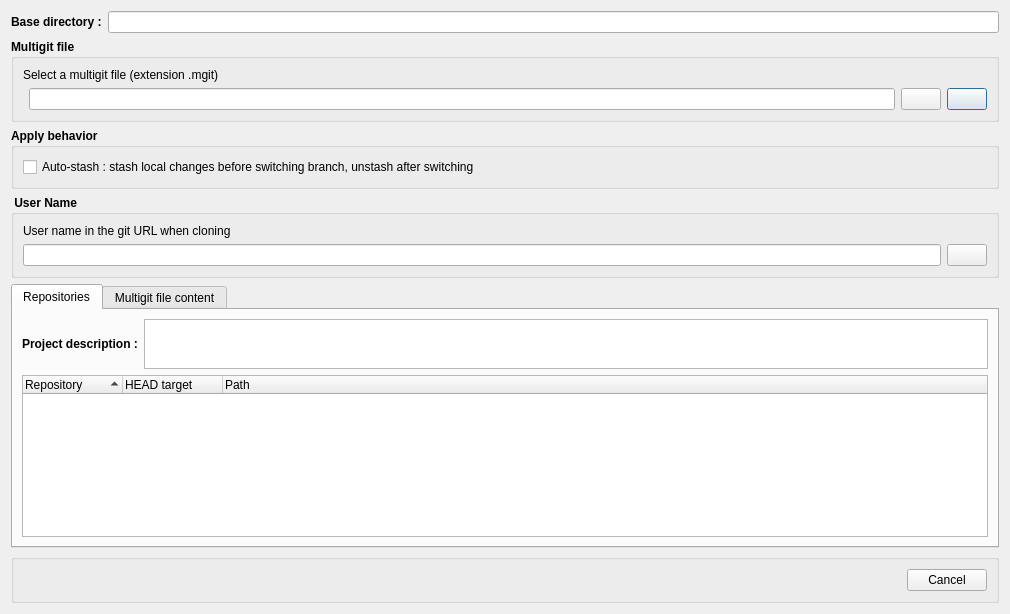
<?xml version="1.0" encoding="UTF-8"?>
<ui version="4.0">
 <class>ApplyMgitFile</class>
 <widget class="QDialog" name="ApplyMgitFile">
  <property name="geometry">
   <rect>
    <x>0</x>
    <y>0</y>
    <width>1010</width>
    <height>614</height>
   </rect>
  </property>
  <property name="windowTitle">
   <string>Apply Multigit File</string>
  </property>
  <layout class="QVBoxLayout" name="verticalLayout_4">
   <item>
    <layout class="QHBoxLayout" name="horizontalLayout_3">
     <item>
      <widget class="QLabel" name="label_2">
       <property name="sizePolicy">
        <sizepolicy hsizetype="Preferred" vsizetype="Preferred">
         <horstretch>0</horstretch>
         <verstretch>1</verstretch>
        </sizepolicy>
       </property>
       <property name="font">
        <font>
         <bold>true</bold>
        </font>
       </property>
       <property name="text">
        <string>Base directory :</string>
       </property>
      </widget>
     </item>
     <item>
      <widget class="QLineEdit" name="lineEditDestDir">
       <property name="sizePolicy">
        <sizepolicy hsizetype="Expanding" vsizetype="Preferred">
         <horstretch>10</horstretch>
         <verstretch>0</verstretch>
        </sizepolicy>
       </property>
       <property name="font">
        <font>
         <bold>false</bold>
        </font>
       </property>
       <property name="readOnly">
        <bool>true</bool>
       </property>
      </widget>
     </item>
    </layout>
   </item>
   <item>
    <widget class="QGroupBox" name="groupBox">
     <property name="sizePolicy">
      <sizepolicy hsizetype="Preferred" vsizetype="Fixed">
       <horstretch>0</horstretch>
       <verstretch>1</verstretch>
      </sizepolicy>
     </property>
     <property name="font">
      <font>
       <bold>true</bold>
      </font>
     </property>
     <property name="title">
      <string>Multigit file</string>
     </property>
     <property name="flat">
      <bool>false</bool>
     </property>
     <property name="checkable">
      <bool>false</bool>
     </property>
     <layout class="QGridLayout" name="gridLayout">
      <item row="0" column="0" colspan="4">
       <widget class="QLabel" name="label">
        <property name="font">
         <font>
          <bold>false</bold>
         </font>
        </property>
        <property name="text">
         <string>Select a multigit file (extension .mgit)</string>
        </property>
       </widget>
      </item>
      <item row="1" column="3">
       <widget class="QPushButton" name="pushButtonChooseMgitFile">
        <property name="sizePolicy">
         <sizepolicy hsizetype="Fixed" vsizetype="Fixed">
          <horstretch>1</horstretch>
          <verstretch>0</verstretch>
         </sizepolicy>
        </property>
        <property name="minimumSize">
         <size>
          <width>24</width>
          <height>0</height>
         </size>
        </property>
        <property name="font">
         <font>
          <bold>false</bold>
         </font>
        </property>
        <property name="toolTip">
         <string>Choose multigit file</string>
        </property>
        <property name="text">
         <string/>
        </property>
        <property name="icon">
         <iconset resource="../../images/multigit_resources.qrc">
          <normaloff>:/img/icons8-open-folder-64.png</normaloff>:/img/icons8-open-folder-64.png</iconset>
        </property>
       </widget>
      </item>
      <item row="1" column="1">
       <widget class="QLineEdit" name="lineEditMgitFile">
        <property name="sizePolicy">
         <sizepolicy hsizetype="Expanding" vsizetype="Expanding">
          <horstretch>10</horstretch>
          <verstretch>0</verstretch>
         </sizepolicy>
        </property>
        <property name="font">
         <font>
          <bold>false</bold>
         </font>
        </property>
       </widget>
      </item>
      <item row="1" column="2">
       <widget class="MgButtonHistory" name="historyButtonMgitFile">
        <property name="toolTip">
         <string>Select recent multigit file</string>
        </property>
        <property name="text">
         <string/>
        </property>
        <property name="icon">
         <iconset resource="../../images/multigit_resources.qrc">
          <normaloff>:/img/icons8-history-64.png</normaloff>:/img/icons8-history-64.png</iconset>
        </property>
       </widget>
      </item>
     </layout>
    </widget>
   </item>
   <item>
    <widget class="QGroupBox" name="groupBox_2">
     <property name="font">
      <font>
       <bold>true</bold>
      </font>
     </property>
     <property name="title">
      <string>Apply behavior</string>
     </property>
     <layout class="QVBoxLayout" name="verticalLayout_5">
      <item>
       <widget class="QCheckBox" name="checkBoxAutoStash">
        <property name="sizePolicy">
         <sizepolicy hsizetype="Expanding" vsizetype="Fixed">
          <horstretch>3</horstretch>
          <verstretch>0</verstretch>
         </sizepolicy>
        </property>
        <property name="font">
         <font>
          <bold>false</bold>
         </font>
        </property>
        <property name="toolTip">
         <string notr="true"/>
        </property>
        <property name="text">
         <string>Auto-stash : stash local changes before switching branch, unstash after switching</string>
        </property>
       </widget>
      </item>
     </layout>
    </widget>
   </item>
   <item>
    <widget class="QGroupBox" name="groupBox_4">
     <property name="font">
      <font>
       <bold>true</bold>
      </font>
     </property>
     <property name="title">
      <string> User Name</string>
     </property>
     <layout class="QVBoxLayout" name="verticalLayout_3">
      <item>
       <widget class="QLabel" name="label_3">
        <property name="font">
         <font>
          <bold>false</bold>
         </font>
        </property>
        <property name="text">
         <string>User name in the git URL when cloning</string>
        </property>
       </widget>
      </item>
      <item>
       <layout class="QHBoxLayout" name="horizontalLayout_4">
        <item>
         <widget class="QLineEdit" name="lineEditUsername">
          <property name="sizePolicy">
           <sizepolicy hsizetype="Preferred" vsizetype="Fixed">
            <horstretch>0</horstretch>
            <verstretch>0</verstretch>
           </sizepolicy>
          </property>
         </widget>
        </item>
        <item>
         <widget class="MgButtonHistory" name="historyButtonUsername">
          <property name="sizePolicy">
           <sizepolicy hsizetype="Fixed" vsizetype="Fixed">
            <horstretch>0</horstretch>
            <verstretch>0</verstretch>
           </sizepolicy>
          </property>
          <property name="toolTip">
           <string>Select recent username</string>
          </property>
          <property name="text">
           <string/>
          </property>
          <property name="icon">
           <iconset resource="../../images/multigit_resources.qrc">
            <normaloff>:/img/icons8-history-64.png</normaloff>:/img/icons8-history-64.png</iconset>
          </property>
         </widget>
        </item>
       </layout>
      </item>
     </layout>
    </widget>
   </item>
   <item>
    <widget class="QTabWidget" name="tabWidgetProject">
     <property name="sizePolicy">
      <sizepolicy hsizetype="Expanding" vsizetype="Expanding">
       <horstretch>0</horstretch>
       <verstretch>10</verstretch>
      </sizepolicy>
     </property>
     <property name="currentIndex">
      <number>0</number>
     </property>
     <widget class="QWidget" name="tabProject">
      <attribute name="title">
       <string>Repositories</string>
      </attribute>
      <layout class="QVBoxLayout" name="verticalLayout">
       <item>
        <layout class="QHBoxLayout" name="horizontalLayout_2" stretch="0,1">
         <property name="sizeConstraint">
          <enum>QLayout::SizeConstraint::SetNoConstraint</enum>
         </property>
         <item>
          <widget class="QLabel" name="labelProjDesc">
           <property name="sizePolicy">
            <sizepolicy hsizetype="Preferred" vsizetype="Preferred">
             <horstretch>0</horstretch>
             <verstretch>1</verstretch>
            </sizepolicy>
           </property>
           <property name="font">
            <font>
             <bold>true</bold>
            </font>
           </property>
           <property name="text">
            <string>Project description :</string>
           </property>
          </widget>
         </item>
         <item>
          <widget class="QTextEdit" name="textEditProjectDesc">
           <property name="sizePolicy">
            <sizepolicy hsizetype="Expanding" vsizetype="Preferred">
             <horstretch>0</horstretch>
             <verstretch>1</verstretch>
            </sizepolicy>
           </property>
           <property name="maximumSize">
            <size>
             <width>16777215</width>
             <height>50</height>
            </size>
           </property>
           <property name="readOnly">
            <bool>true</bool>
           </property>
           <property name="html">
            <string>&lt;!DOCTYPE HTML PUBLIC &quot;-//W3C//DTD HTML 4.0//EN&quot; &quot;http://www.w3.org/TR/REC-html40/strict.dtd&quot;&gt;
&lt;html&gt;&lt;head&gt;&lt;meta name=&quot;qrichtext&quot; content=&quot;1&quot; /&gt;&lt;meta charset=&quot;utf-8&quot; /&gt;&lt;style type=&quot;text/css&quot;&gt;
p, li { white-space: pre-wrap; }
hr { height: 1px; border-width: 0; }
li.unchecked::marker { content: &quot;\2610&quot;; }
li.checked::marker { content: &quot;\2612&quot;; }
&lt;/style&gt;&lt;/head&gt;&lt;body style=&quot; font-family:'Segoe UI'; font-size:9pt; font-weight:400; font-style:normal;&quot;&gt;
&lt;p style=&quot;-qt-paragraph-type:empty; margin-top:12px; margin-bottom:12px; margin-left:0px; margin-right:0px; -qt-block-indent:0; text-indent:0px; font-family:'MS Shell Dlg 2'; font-size:8.25pt;&quot;&gt;&lt;br /&gt;&lt;/p&gt;&lt;/body&gt;&lt;/html&gt;</string>
           </property>
          </widget>
         </item>
        </layout>
       </item>
       <item>
        <widget class="QTreeWidget" name="treeWidgetRepoList">
         <property name="sizePolicy">
          <sizepolicy hsizetype="Expanding" vsizetype="Expanding">
           <horstretch>0</horstretch>
           <verstretch>20</verstretch>
          </sizepolicy>
         </property>
         <property name="rootIsDecorated">
          <bool>false</bool>
         </property>
         <property name="uniformRowHeights">
          <bool>true</bool>
         </property>
         <property name="itemsExpandable">
          <bool>false</bool>
         </property>
         <property name="sortingEnabled">
          <bool>true</bool>
         </property>
         <property name="columnCount">
          <number>3</number>
         </property>
         <column>
          <property name="text">
           <string>Repository</string>
          </property>
         </column>
         <column>
          <property name="text">
           <string>HEAD target</string>
          </property>
         </column>
         <column>
          <property name="text">
           <string>Path</string>
          </property>
         </column>
        </widget>
       </item>
      </layout>
     </widget>
     <widget class="QWidget" name="tabConfFile">
      <attribute name="title">
       <string>Multigit file content</string>
      </attribute>
      <layout class="QVBoxLayout" name="verticalLayout_2">
       <item>
        <widget class="QTextEdit" name="textEditProj"/>
       </item>
      </layout>
     </widget>
    </widget>
   </item>
   <item>
    <widget class="QGroupBox" name="groupBox_3">
     <property name="title">
      <string/>
     </property>
     <layout class="QHBoxLayout" name="horizontalLayout">
      <item>
       <spacer name="horizontalSpacer">
        <property name="orientation">
         <enum>Qt::Orientation::Horizontal</enum>
        </property>
        <property name="sizeHint" stdset="0">
         <size>
          <width>40</width>
          <height>20</height>
         </size>
        </property>
       </spacer>
      </item>
      <item>
       <widget class="QDialogButtonBox" name="buttonBox">
        <property name="orientation">
         <enum>Qt::Orientation::Horizontal</enum>
        </property>
        <property name="standardButtons">
         <set>QDialogButtonBox::StandardButton::Cancel</set>
        </property>
       </widget>
      </item>
     </layout>
    </widget>
   </item>
  </layout>
 </widget>
 <customwidgets>
  <customwidget>
   <class>MgButtonHistory</class>
   <extends>QPushButton</extends>
   <header>src.mg_button_history</header>
  </customwidget>
 </customwidgets>
 <tabstops>
  <tabstop>lineEditDestDir</tabstop>
  <tabstop>lineEditMgitFile</tabstop>
  <tabstop>historyButtonMgitFile</tabstop>
  <tabstop>pushButtonChooseMgitFile</tabstop>
  <tabstop>lineEditUsername</tabstop>
  <tabstop>historyButtonUsername</tabstop>
  <tabstop>tabWidgetProject</tabstop>
  <tabstop>textEditProjectDesc</tabstop>
  <tabstop>treeWidgetRepoList</tabstop>
  <tabstop>textEditProj</tabstop>
 </tabstops>
 <resources>
  <include location="../../images/multigit_resources.qrc"/>
 </resources>
 <connections>
  <connection>
   <sender>buttonBox</sender>
   <signal>accepted()</signal>
   <receiver>ApplyMgitFile</receiver>
   <slot>accept()</slot>
   <hints>
    <hint type="sourcelabel">
     <x>611</x>
     <y>552</y>
    </hint>
    <hint type="destinationlabel">
     <x>630</x>
     <y>415</y>
    </hint>
   </hints>
  </connection>
  <connection>
   <sender>buttonBox</sender>
   <signal>rejected()</signal>
   <receiver>ApplyMgitFile</receiver>
   <slot>reject()</slot>
   <hints>
    <hint type="sourcelabel">
     <x>611</x>
     <y>552</y>
    </hint>
    <hint type="destinationlabel">
     <x>630</x>
     <y>408</y>
    </hint>
   </hints>
  </connection>
 </connections>
</ui>
